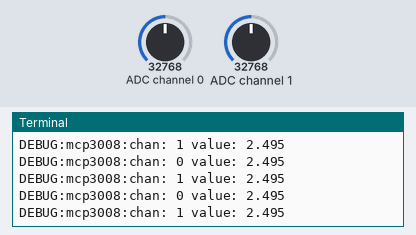
Simulated run of this program. Board: Raspberry Pi (BCM pin numbers). Parts: the last lines printed to the terminal. Inputs (shaded band) come from the test bench; at power-on: ADC channel 0 = 32768, ADC channel 1 = 32768 (analog values on the 0–65535 scale). The clock reads 2024-03-15 10:24:30 at power-on unless the program sets it.

Above: at 1.2 s.
1.3 s: ADC channel 0 set to 45874
At 1.34 s:
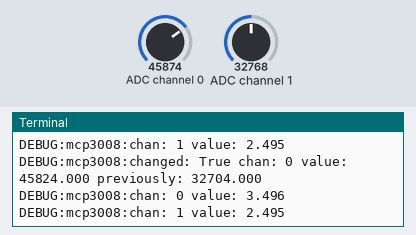
2.8 s: ADC channel 1 set to 45874
At 2.82 s:
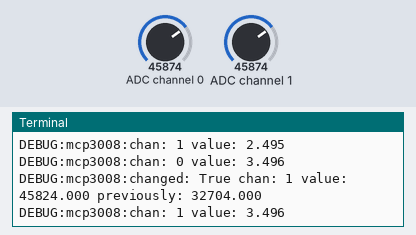
4.3 s: ADC channel 0 set to 57670
At 4.3 s:
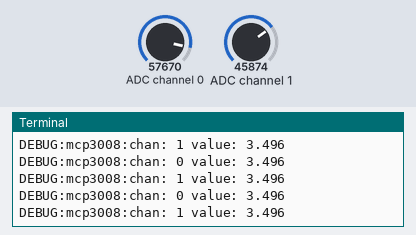
5.8 s: ADC channel 1 set to 57670
At 5.84 s:
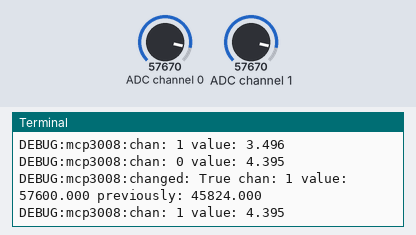
Timing chart, 0 to 8.3 s (numbered marks = the images above; inputs shaded):
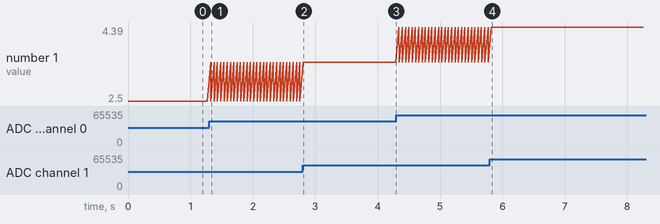

Measured:
- after the input at 1.3 s, the terminal: prints a new line at once (image 1)
- after the input at 2.8 s, the terminal: prints a new line at once (image 2)
- after the input at 5.8 s, the terminal: prints a new line at once (image 4)

The program:

MadcMCP3008_8CH.py
```python
#!/usr/bin/env python3
'''
MCP3008 adc has 8 channels.  If any channel has a delta (current-previous) that is above the
 noise threshold or if the max Time interval exceeded then the  voltage from all channels will be returned.
 When creating object, pass: Number of channels, Vref, noise threshold, max time interval, and CS or CE (chip select)
 Will return a list with the voltage value for each channel
 Number of channels (1-8)
 Vref (3.3 or 5V) ** Important on RPi. If using 5V must use a voltage divider on MISO
 R2=R1(1/(Vin/Vout-1)) Vin=5V, Vout=3.3V, R1=2.4kohm
 R2=4.7kohm
 Noise threshold is in raw ADC - To find the noise threshold set initial threshold low and monitor
 Max time interval is used to catch drift/creep that is below the noise threshold.
 CS (chip select) - Uses SPI0 with GPIO 8 (CE0) or GPIO 7 (CE1)

 Requires 4 lines. SCLK, MOSI, MISO, CS
 You can enable SPI1 with a dtoverlay configured in "/boot/config.txt"
 dtoverlay=spi1-3cs
 SPI1 SCLK = GPIO 21
      MISO = GPIO 19
      MOSI = GPIO 20
      CS = GPIO 18(CE0) 17(CE1) 16(CE2)

'''
import busio, digitalio, board, logging
import adafruit_mcp3xxx.mcp3008 as MCP
from adafruit_mcp3xxx.analog_in import AnalogIn
from time import time, sleep
import sys

class mcp3008:
    ''' ADC using MCP3008 (SPI). Returns a list with voltge values '''

    def __init__(self, numOfChannels, vref, noiseThreshold=350, maxInterval=1, cs=8, logger=None):
        ''' Create spi connection and initialize lists '''

        if logger is not None:                        # Use logger passed as argument
            self.logger = logger
        elif len(logging.getLogger().handlers) == 0:   # Root logger does not exist and no custom logger passed
            logging.basicConfig(level=logging.INFO)      # Create root logger
            self.logger = logging.getLogger(__name__)    # Create from root logger
        else:                                          # Root logger already exists and no custom logger passed
            self.logger = logging.getLogger(__name__)    # Create from root logger
        self.vref = vref
        self.logger.info("MCP3008 using SPI SCLK:GPIO{0} MISO:GPIO{1} MOSI:GPIO{2} CS:GPIO{3}".format(board.SCK, board.MISO, board.MOSI, cs))
        spi = busio.SPI(clock=board.SCK, MISO=board.MISO, MOSI=board.MOSI) # create the spi bus
        if cs == 8:
            cs = digitalio.DigitalInOut(board.D8) # create the cs (chip select). Use GPIO8 (CE0) or GPIO7 (CE1)
        elif cs == 7:
            cs = digitalio.DigitalInOut(board.D7) # create the cs (chip select). Use GPIO8 (CE0) or GPIO7 (CE1)
        else:
            self.logger.error("Chip Select pin must be 7 or 8")
            sys.exit()
        mcp = MCP.MCP3008(spi, cs) # create the mcp object. Can pass Vref as last argument
        self.numOfChannels = numOfChannels
        self.chan = [AnalogIn(mcp, MCP.P0), # create analog input channel on pins
                     AnalogIn(mcp, MCP.P1),
                     AnalogIn(mcp, MCP.P2),
                     AnalogIn(mcp, MCP.P3),
                     AnalogIn(mcp, MCP.P4),
                     AnalogIn(mcp, MCP.P5),
                     AnalogIn(mcp, MCP.P6),
                     AnalogIn(mcp, MCP.P7)]
        self.noiseThreshold = noiseThreshold
        self.numOfSamples = 10             # Number of samples to average
        self.maxInterval = maxInterval  # interval in seconds to check for update
        self.time0 = time()   # time 0
        # Initialize lists
        self.sensorAve = [x for x in range(self.numOfChannels)]
        self.sensorLastRead = [x for x in range(self.numOfChannels)]
        self.adcValue = [x for x in range(self.numOfChannels)]
        self.sensor = [[x for x in range(0, self.numOfSamples)] for x in range(0, self.numOfChannels)]
        for x in range(self.numOfChannels): # initialize the first read for comparison later
            self.sensorLastRead[x] = self.chan[x].value
        self.sensorChanged = False
        self.timelimit = False
        self.adc = {}   # Container for sending final data

    def valmap(self, value, istart, istop, ostart, ostop):
        ''' Used to convert from raw ADC to voltage '''

        return ostart + (ostop - ostart) * ((value - istart) / (istop - istart))

    def getdata(self):
        ''' If adc is above noise threshold or time limit exceeded will return voltage of each channel '''

        if time() - self.time0 > self.maxInterval:
            self.timelimit = True
        for x in range(self.numOfChannels):
            for i in range(self.numOfSamples):  # get samples points from analog pin and average
                self.sensor[x][i] = self.chan[x].value
            self.sensorAve[x] = sum(self.sensor[x])/len(self.sensor[x])
            if abs(self.sensorAve[x] - self.sensorLastRead[x]) > self.noiseThreshold:
                self.sensorChanged = True
                self.logger.debug('changed: {0} chan: {1} value: {2:1.3f} previously: {3:1.3f}'.format(self.sensorChanged, x, self.sensorAve[x], self.sensorLastRead[x]))
            self.adcValue[x] = self.valmap(self.sensorAve[x], 0, 65535, 0, self.vref) # 4mV change is approx 500
            self.sensorLastRead[x] = self.sensorAve[x]
            self.adc['a' + str(x) + 'f'] = self.adcValue[x]
            self.logger.debug('chan: {0} value: {1:1.3f}'.format(x, self.adcValue[x]))
        if self.sensorChanged or self.timelimit:
            self.time0 = time()
            self.sensorChanged = False
            self.timelimit = False
            return self.adc

if __name__ == "__main__":

    logging.basicConfig(level=logging.INFO)
    logger_mcp3008 = logging.getLogger('mcp3008')
    logger_mcp3008.setLevel(logging.DEBUG)
    adc_mcp3008 = mcp3008(2, 5, 400, 1, 8, logger=logger_mcp3008) # numOfChannels, vref, noiseThreshold, max time interval, chip select
    while True:
        voltage = adc_mcp3008.getdata()
        if voltage is not None: logging.debug(voltage)
        sleep(.05)
```
